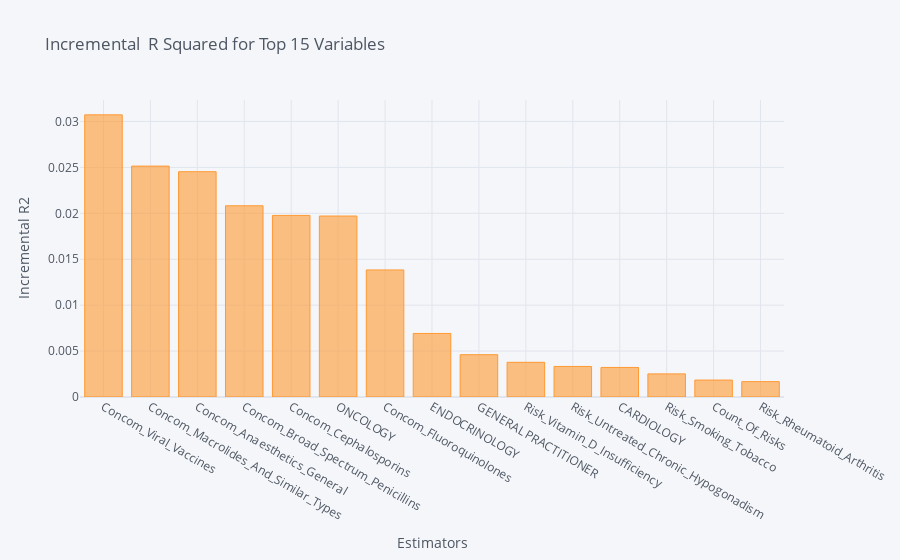
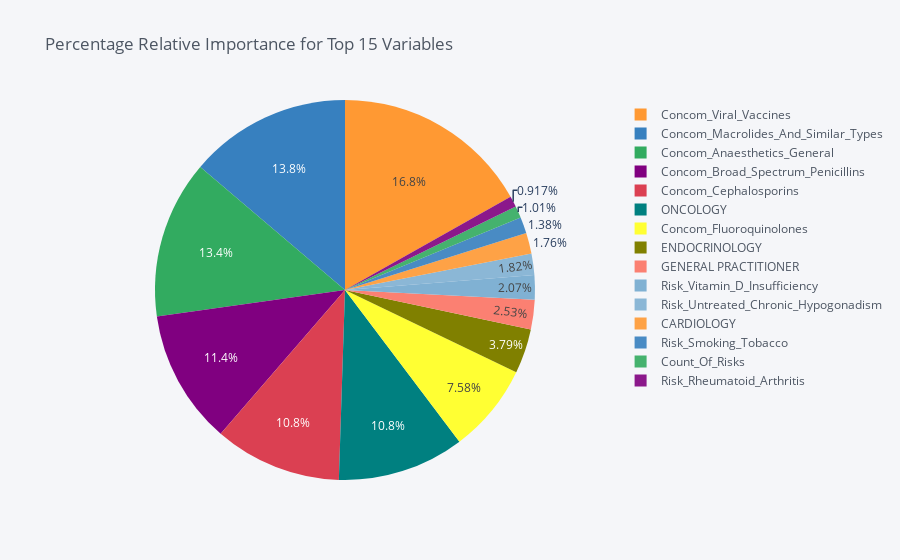

These figures' notebook cell, in order:
### Code cell
plt.show(dominance_classification.plot_incremental_rsquare())

### Figure 1 — Plotly figure (JSON) as saved in the notebook; plotly's stock layout.template omitted (floating-point values rounded to 4 significant figures)
{"data": [{"name": "incremental_r2", "text": "", "y": [0.03072, 0.02514, 0.02453, 0.02082, 0.01977, 0.01971, 0.01384, 0.006921, 0.004607, 0.003777, 0.003327, 0.003218, 0.002518, 0.001843, 0.001673], "marker": {"color": "rgba(255, 153, 51, 0.6)", "line": {"color": "rgba(255, 153, 51, 1.0)", "width": 1}}, "x": ["Concom_Viral_Vaccines", "Concom_Macrolides_And_Similar_Types", "Concom_Anaesthetics_General", "Concom_Broad_Spectrum_Penicillins", "Concom_Cephalosporins", "ONCOLOGY", "Concom_Fluoroquinolones", "ENDOCRINOLOGY", "GENERAL PRACTITIONER", "Risk_Vitamin_D_Insufficiency", "Risk_Untreated_Chronic_Hypogonadism", "CARDIOLOGY", "Risk_Smoking_Tobacco", "Count_Of_Risks", "Risk_Rheumatoid_Arthritis"], "type": "bar", "orientation": "v"}], "layout": {"title": {"text": "Incremental  R Squared for Top 15 Variables ", "font": {"color": "#4D5663"}}, "paper_bgcolor": "#F5F6F9", "plot_bgcolor": "#F5F6F9", "yaxis": {"tickfont": {"color": "#4D5663"}, "zerolinecolor": "#E1E5ED", "title": {"text": "Incremental R2", "font": {"color": "#4D5663"}}, "gridcolor": "#E1E5ED", "showgrid": true}, "xaxis": {"tickfont": {"color": "#4D5663"}, "zerolinecolor": "#E1E5ED", "title": {"text": "Estimators", "font": {"color": "#4D5663"}}, "gridcolor": "#E1E5ED", "showgrid": true}, "legend": {"bgcolor": "#F5F6F9", "font": {"color": "#4D5663"}}}}

### Figure 2 — Plotly figure (JSON) as saved in the notebook; plotly's stock layout.template omitted (floating-point values rounded to 4 significant figures)
{"data": [{"marker": {"colors": ["rgba(255, 153, 51, 1.0)", "rgba(55, 128, 191, 1.0)", "rgba(50, 171, 96, 1.0)", "rgba(128, 0, 128, 1.0)", "rgba(219, 64, 82, 1.0)", "rgba(0, 128, 128, 1.0)", "rgba(255, 255, 51, 1.0)", "rgba(128, 128, 0, 1.0)", "rgba(251, 128, 114, 1.0)", "rgba(128, 177, 211, 1.0)", "rgba(128, 177, 211, 0.8999999999999999)", "rgba(255, 153, 51, 0.8999999999999999)", "rgba(55, 128, 191, 0.8999999999999999)", "rgba(50, 171, 96, 0.8999999999999999)", "rgba(128, 0, 128, 0.8999999999999999)"]}, "values": [16.84, 13.78, 13.45, 11.41, 10.84, 10.8, 7.585, 3.794, 2.526, 2.071, 1.824, 1.764, 1.38, 1.01, 0.9173], "labels": ["Concom_Viral_Vaccines", "Concom_Macrolides_And_Similar_Types", "Concom_Anaesthetics_General", "Concom_Broad_Spectrum_Penicillins", "Concom_Cephalosporins", "ONCOLOGY", "Concom_Fluoroquinolones", "ENDOCRINOLOGY", "GENERAL PRACTITIONER", "Risk_Vitamin_D_Insufficiency", "Risk_Untreated_Chronic_Hypogonadism", "CARDIOLOGY", "Risk_Smoking_Tobacco", "Count_Of_Risks", "Risk_Rheumatoid_Arthritis"], "type": "pie", "name": ""}], "layout": {"paper_bgcolor": "#F5F6F9", "plot_bgcolor": "#F5F6F9", "legend": {"bgcolor": "#F5F6F9", "font": {"color": "#4D5663"}}, "title": {"text": "Percentage Relative Importance for Top 15 Variables ", "font": {"color": "#4D5663"}}}}
